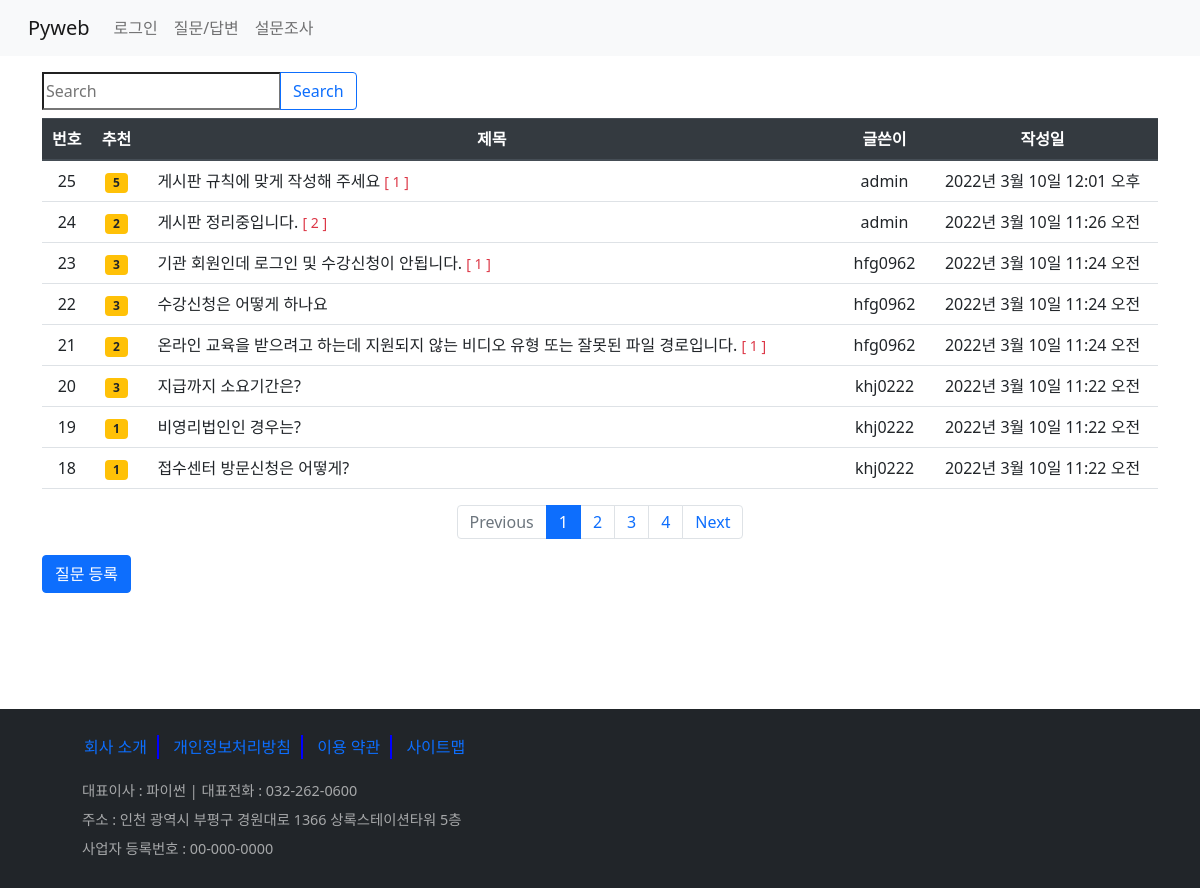
The page /board/boardlist/ on the database its author committed.
### board/models.py (models this page shows, shortened)
class Question(models.Model):
    subject = models.CharField(max_length=200)
    content = models.TextField()
    create_date = models.DateTimeField()  # not null
    modify_date = models.DateTimeField(null=True, blank=True) # null 값 허용/ blank- 폼 데이터null
    author = models.ForeignKey(User, on_delete=models.CASCADE, related_name='author_question')
    voter = models.ManyToManyField(User, related_name='voter_question')

### board/views/base_views.py (the view, shortened to what this page needs)
# urls.py: path('boardlist/', base_views.boardlist, name='boardlist'),  #127.0.0.1:8000/board/boardlist/
def boardlist(request):
    question_list = Question.objects.order_by('-create_date')  #'-'내림 차순, -pk도 가능
    page = request.GET.get('page', '1')
    kw= request.GET.get('kw', '')
    paginator = Paginator(question_list, 8)  # 페이지당 8개 자료
    page_obj = paginator.get_page(page)
    context= {'question_list':page_obj, 'page':page, 'kw':kw}
    return render(request, 'board/question_list.html', context)

### board/templatetags/board_filter.py (called while the page is built)
@register.filter
def sub(value, arg):
    return value - arg

### templates/board/question_list.html (shortened to what this page needs)
{% extends 'base.html' %}
{% load board_filter %}
{% block content %}
  <div class="container my-3">
      <div class="row justify-content-end mb-2">
          <div class="col-4 input-group">
              <input type="text" placeholder="Search" class="kw" value="{{ kw|default_if_none:'' }}">
              <div class="input-group-append">
                  <button type="button" id='btn_search' class="btn btn-outline-primary">Search</button>
              </div>
          </div>
      </div>
      <table class="table">
          <thead class="thead-dark">
            <tr class="text-center">
                <th>번호</th><th>추천</th><th>제목</th><th>글쓴이</th><th>작성일</th>
            </tr>
          </thead>
          <tbody>
            {% if question_list %}
                {% for question in question_list %}
                <tr class="text-center">
                    <td>{{ question_list.paginator.count|sub:question_list.start_index|sub:forloop.counter0|add:1}}</td>
                        <td>
                            {% if question.voter.count > 0 %}
                                <span class="badge badge-warning text-dark px-2 py-1">{{ question.voter.count}}</span>
                            {% endif %}
                        </td>
                        <td class="text-left px-3">
                            <a href="{% url 'board:detail' question.id %}" class="text-decoration-none text-dark">{{ question.subject }}</a>
                            {% if question.answer_set.count %}
                                <span class="text-danger small">[ {{question.answer_set.count}} ]</span>
                             {%endif %}
                        </td>
                    <td>{{ question.author }}</td>
                    <td>{{ question.create_date }}</td>
                </tr>
                {% endfor %}
            {% else %}
              <p>질문이 없습니다.</p>
            {% endif %}
          </tbody>
      </table>
      <ul class="pagination justify-content-center">
        {% if question_list.has_previous %}
            <li class="page-item">
                <a class="page-link" href="?page={{ question_list.previous_page_number }}">Previous</a>
            </li>
        {% else %}
          <li class="page-item disabled">
                <a class="page-link" href="#">Previous</a>
            </li>
        {% endif %}
        {% for page_number in question_list.paginator.page_range %}
          {% if page_number == question_list.number %}
                <li class="page-item active">
                    <a class="page-link" href="#" data-page="{{ page_number }}">{{ page_number }}</a>
                </li>
          {% else %}
                <li class="page-item">
                  <a class="page-link" href="#" data-page="{{ page_number }}">{{ page_number }}</a>
                </li>
          {% endif %}
        {% endfor %}
        {% if question_list.has_next %}
            <li class="page-item">
                <a class="page-link" href="?page={{ question_list.next_page_number }}">Next</a>
            </li>
        {% else %}
          <li class="page-item disabled">
                <a class="page-link" href="#">Next</a>
            </li>
        {% endif %}
      </ul>
      <a href="{% url 'board:question_create' %} " class="btn btn-primary">질문 등록</a>
      <div class="question_list"></div>
  </div>
{% endblock %}

### static/board/css/style.css (style rules this page uses)
.question_list { height:100px; }

### rows shown on the page
Question: paginator.count|sub "25", voter.count "5", subject "게시판 규칙에 맞게 작성해 주세요", answer_set.count "1", author "admin", create_date "2022년 3월 10일 12:01 오후"
Question: paginator.count|sub "24", voter.count "2", subject "게시판 정리중입니다.", answer_set.count "2", author "admin", create_date "2022년 3월 10일 11:26 오전"
Question: paginator.count|sub "23", voter.count "3", subject "기관 회원인데 로그인 및 수강신청이 안됩니다.", answer_set.count "1", author "hfg0962", create_date "2022년 3월 10일 11:24 오전"
Question: paginator.count|sub "22", voter.count "3", subject "수강신청은 어떻게 하나요", author "hfg0962", create_date "2022년 3월 10일 11:24 오전"
Question: paginator.count|sub "21", voter.count "2", subject "온라인 교육을 받으려고 하는데 지원되지 않는 비디오 유형 또는 잘못된 파일 경로입니다.", answer_set.count "1", author "hfg0962", create_date "2022년 3월 10일 11:24 오전"
Question: paginator.count|sub "20", voter.count "3", subject "지급까지 소요기간은?", author "khj0222", create_date "2022년 3월 10일 11:22 오전"
Question: paginator.count|sub "19", voter.count "1", subject "비영리법인인 경우는?", author "khj0222", create_date "2022년 3월 10일 11:22 오전"
Question: paginator.count|sub "18", voter.count "1", subject "접수센터 방문신청은 어떻게?", author "khj0222", create_date "2022년 3월 10일 11:22 오전"

### other values the page prints
{{ page_number }} "1"
{{ page_number }} "2" "3" "4"
